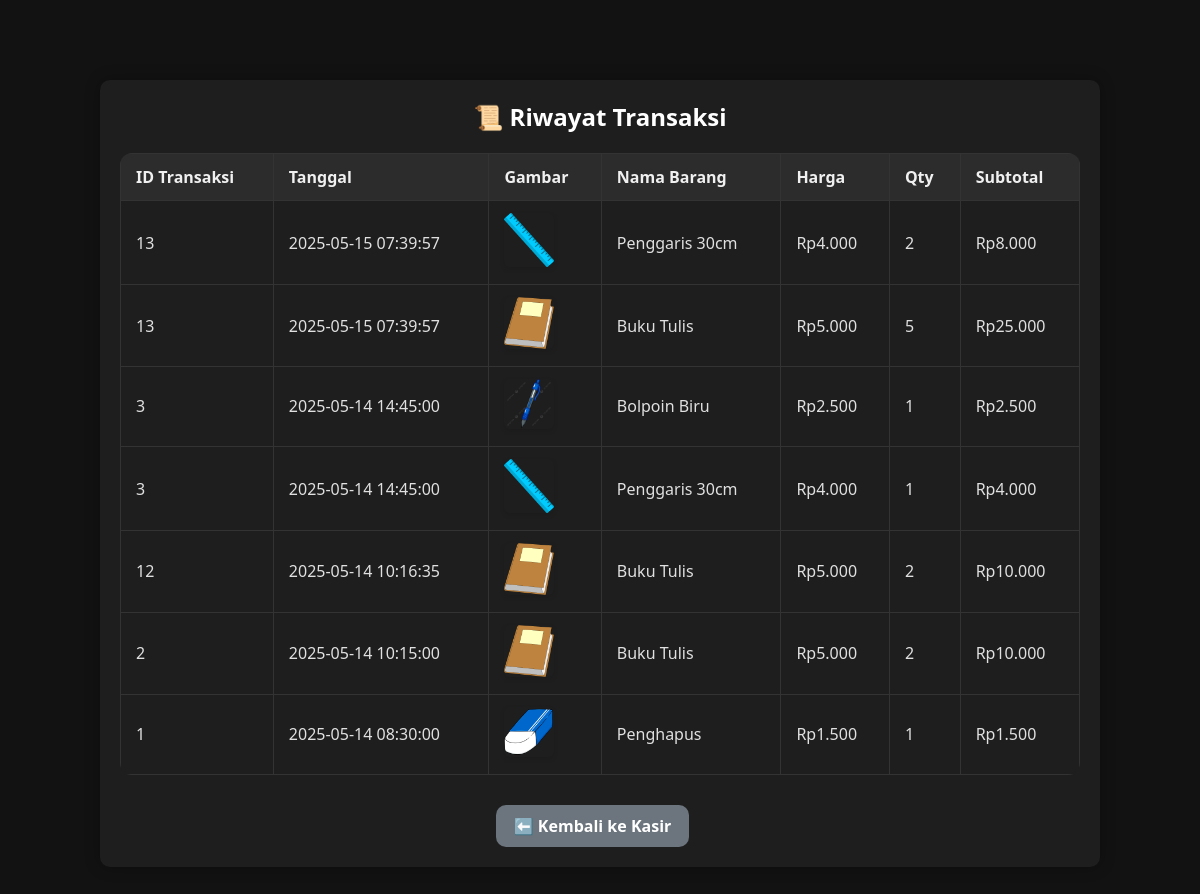
The app's page /kasircrud/halaman/riwayat.php with its own data.
### tables this page shows
CREATE TABLE `detail_transaksi` (
  `id` int(11) NOT NULL,
  `id_transaksi` int(11) NOT NULL,
  `id_barang` int(11) NOT NULL,
  `jumlah` int(11) NOT NULL,
  `subtotal` int(11) NOT NULL
);

CREATE TABLE `transaksi` (
  `id` int(11) NOT NULL,
  `tanggal` datetime NOT NULL,
  `total` int(11) NOT NULL
);

CREATE TABLE `barang` (
  `id` int(11) NOT NULL,
  `nama` varchar(100) NOT NULL,
  `harga` int(11) NOT NULL,
  `stok` int(11) NOT NULL,
  `gambar` varchar(255) DEFAULT NULL
);

### kasircrud/halaman/riwayat.php (the view, shortened to what this page needs)
<?php include '../config/koneksi.php'; ?>
<!DOCTYPE html>
<html>
<head>
    <link rel="stylesheet" href="../assets/style.css">
</head>
<body>
<div class="container">
    <h2>📜 Riwayat Transaksi</h2>
    <table>
        <tr>
            <th>ID Transaksi</th>
            <th>Tanggal</th>
            <th>Gambar</th>
            <th>Nama Barang</th>
            <th>Harga</th>
            <th>Qty</th>
            <th>Subtotal</th>
        </tr>
        <?php
        $query = mysqli_query($koneksi, "
            SELECT t.id AS id_transaksi, t.tanggal, b.nama AS nama_barang, b.harga, dt.jumlah, dt.subtotal, b.gambar
            FROM transaksi t
            JOIN detail_transaksi dt ON t.id = dt.id_transaksi
            JOIN barang b ON dt.id_barang = b.id
            ORDER BY t.tanggal DESC, t.id DESC
        ");
        while ($row = mysqli_fetch_assoc($query)) {
            echo "<tr>
                <td>{$row['id_transaksi']}</td>
                <td>{$row['tanggal']}</td>
                <td>";
                if (!empty($row['gambar'])) {
                    echo "<img src='../assets/img/{$row['gambar']}' width='50'>";
                } else {
                    echo "<span style='color:#999;'>-</span>";
                }
            echo "</td>
                <td>{$row['nama_barang']}</td>
                <td>Rp" . number_format($row['harga'], 0, ',', '.') . "</td>
                <td>{$row['jumlah']}</td>
                <td>Rp" . number_format($row['subtotal'], 0, ',', '.') . "</td>
            </tr>";
        }
        ?>
    </table>
    <div class="nav-buttons" style="margin-top: 30px;">
        <a href="kasir.php" class="btn-kembali">⬅️ Kembali ke Kasir</a>
    </div>
</div>
</body>
</html>

### kasircrud/assets/style.css (style rules this page uses)
* { box-sizing: border-box; margin: 0; padding: 0; }
body { font-family: 'Segoe UI', Tahoma, Geneva, Verdana, sans-serif; background-color: #121212; color: #e0e0e0; display: flex; justify-content: center; align-items: center; padding: 40px 20px; min-height: 100vh; }
.container { max-width: 1000px; width: 90%; margin: 40px auto; padding: 20px; background-color: #1e1e1e; border-radius: 10px; box-shadow: 0 0 15px rgba(0,0,0,0.3); overflow-x: auto; }
table { width: 100%; border-collapse: collapse; }
table th, table td { padding: 12px; text-align: left; }
h1, h2 { color: #ffffff; text-align: center; margin-bottom: 20px; }
a { color: #4dabf7; text-decoration: none; margin-right: 15px; font-weight: 500; }
table { width: 100%; border-collapse: collapse; background-color: #1e1e1e; margin-top: 20px; border-radius: 12px; overflow: hidden; }
table th, table td { padding: 12px 15px; border: 1px solid #333; text-align: left; }
th { background-color: #2c2c2c; color: #f0f0f0; }
.nav-buttons { display: flex; justify-content: center; gap: 12px; flex-wrap: wrap; margin-top: 20px; }
img { border-radius: 6px; box-shadow: 0 2px 5px rgba(0,0,0,0.1); }
.btn-kembali { background-color: #6c757d; padding: 10px 18px; border-radius: 10px; border: none; color: white; font-weight: bold; cursor: pointer; }

### records on screen
detail_transaksi: id_transaksi "13", id_transaksi.tanggal "2025-05-15 07:39:57", id_barang.gambar (picture), id_barang.nama "Penggaris 30cm", id_barang.harga "4.000", jumlah "2", subtotal "8.000"
detail_transaksi: id_transaksi "13", id_transaksi.tanggal "2025-05-15 07:39:57", id_barang.gambar (picture), id_barang.nama "Buku Tulis", id_barang.harga "5.000", jumlah "5", subtotal "25.000"
detail_transaksi: id_transaksi "3", id_transaksi.tanggal "2025-05-14 14:45:00", id_barang.gambar (picture), id_barang.nama "Bolpoin Biru", id_barang.harga "2.500", jumlah "1", subtotal "2.500"
detail_transaksi: id_transaksi "3", id_transaksi.tanggal "2025-05-14 14:45:00", id_barang.gambar (picture), id_barang.nama "Penggaris 30cm", id_barang.harga "4.000", jumlah "1", subtotal "4.000"
detail_transaksi: id_transaksi "12", id_transaksi.tanggal "2025-05-14 10:16:35", id_barang.gambar (picture), id_barang.nama "Buku Tulis", id_barang.harga "5.000", jumlah "2", subtotal "10.000"
detail_transaksi: id_transaksi "2", id_transaksi.tanggal "2025-05-14 10:15:00", id_barang.gambar (picture), id_barang.nama "Buku Tulis", id_barang.harga "5.000", jumlah "2", subtotal "10.000"
detail_transaksi: id_transaksi "1", id_transaksi.tanggal "2025-05-14 08:30:00", id_barang.gambar (picture), id_barang.nama "Penghapus", id_barang.harga "1.500", jumlah "1", subtotal "1.500"
